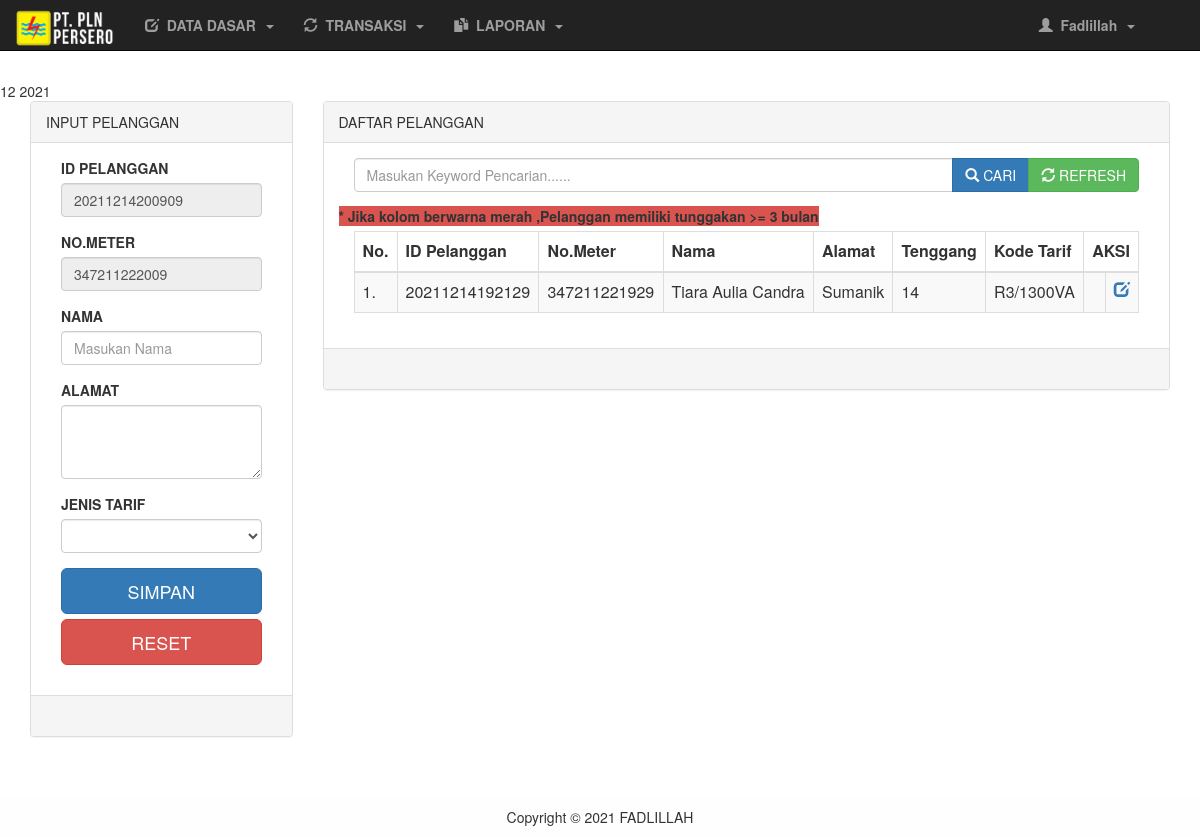
Page /pln/hal_utama.php?menu=pelanggan (signed in) on the committed database.
### tables this page shows
CREATE TABLE `pelanggan` (
  `id_pelanggan` varchar(14) NOT NULL,
  `no_meter` varchar(12) NOT NULL,
  `nama` varchar(50) NOT NULL,
  `alamat` text NOT NULL,
  `tenggang` varchar(2) NOT NULL,
  `id_tarif` int(11) NOT NULL
);

CREATE TABLE `tarif` (
  `id_tarif` int(11) NOT NULL,
  `kode_tarif` varchar(20) NOT NULL,
  `golongan` varchar(10) NOT NULL,
  `daya` varchar(10) NOT NULL,
  `tarif_perkwh` double NOT NULL
);

### library/fungsi.php (called while the page is built, shortened)
<?php
	class oop{
		function tampil($table,$where,$cari){
			$sql = mysql_query("SELECT * FROM $table $where $cari");
			while ($data = mysql_fetch_array($sql))
				@$jalan[] = $data;
				return @$jalan;
		}
		function caridata($table){
			$sql = mysql_fetch_array(mysql_query("SELECT * FROM $table"));
			return $sql;
		}
		function cekdata($table){
			$sql = mysql_num_rows(mysql_query("SELECT * FROM $table"));
			return $sql;
		}
	}
?>

### pln/pelanggan.php (the view, shortened to what this page needs)
<?php
	$table = "pelanggan";
	$id_pel = date("YmdHis");
	if (date('z') < 10) {
		$no_met = "00".date("zymNHs");
	}elseif (date('z') < 100 ) {
		$no_met ="0".date("zymNHs");
	}else{
		$no_met=date("zymNHs");
	}
	if (date("d") > 25) {
		if(date("m") <10){
			$bln = date("m")+1;
			$bulan = "0".$bln;
		}else{
			$bulan = date("m")+1;
		}
		$tahun = date("Y");
	}elseif(date("d") > 25 && date("m")==12 ){
		$bln = date("m")+1;
		$bulan = "0".$bln;
		$tahun = date("Y")+1;
	}else{
		$bulan = date("m");
		$tahun = date("Y");
	}
	echo $bulan." ".$tahun;
	if (isset($_POST['bcari'])) {
		$text = $_POST['tcari'];
		$cari = "WHERE id_pelanggan LIKE '%$text%' OR nama LIKE '%$text%' OR no_meter LIKE '%$text%' OR alamat LIKE '%$text%' OR tenggang LIKE '%$text%'";
	}else{
		$cari="";
	}
?>
<!DOCTYPE html>
<html>
<head>
</head>
<body>
	<div class="container-fluid">
		<div class="row">
			<div class="col-md-12">
				<div class="col-md-3">
					<div class="panel panel-default">
						<?php if(!@$_GET['id']){ ?>
							<div class="panel-heading">INPUT PELANGGAN</div>
						<?php }else{ ?>
							<div class="panel-heading">UBAH PELANGGAN</div>
						<?php } ?>
						<div class="panel-body">
							<form method="post">
								<div class="col-md-12">
									<div class="form-group">
										<label>ID PELANGGAN</label>
										<input type="text" name="id_pelanggan" class="form-control" placeholder="Masukan ID Pelanggan" required readonly value="<?php if(@$_GET['id']==""){echo $id_pel;}else{echo @$edit['id_pelanggan'];} ?>">
									</div>
									<div class="form-group">
										<label>NO.METER</label>
										<input type="text" name="no_meter" class="form-control" placeholder="Masukan NO.METER" required readonly value="<?php if(@$_GET['id']==""){echo $no_met;}else{ echo @$edit['no_meter'];} ?>">
									</div>
									<div class="form-group">
										<label>NAMA</label>
										<input type="text" name="nama" class="form-control" placeholder="Masukan Nama" required value="<?php echo @$edit['nama']; ?>">
									</div>
									<div class="form-group">
										<label>ALAMAT</label>
										<textarea name="alamat" class="form-control" required rows="3"><?php echo @$edit['alamat']; ?></textarea>
									</div>
									<div class="form-group">
										<label>JENIS TARIF</label>
										<select name="id_tarif" class="form-control" required>
													<option></option>
											<?php
												$a = mysql_query("SELECT * FROM tarif");
												while ($tarif = mysql_fetch_array($a)) { ?>
													<option value="<?php echo $tarif['id_tarif'] ?>"><?php echo $tarif['kode_tarif']; ?></option>
											<?php }?>
										</select>
									</div>
									<div class="form-group">
										<?php
										  if (@$_GET['id']=="") {?>
											<input type="submit" name="bsimpan" class="btn btn-primary btn-lg btn-block" value="SIMPAN">
										  <?php }else{ ?>
											<input type="submit" name="bubah" class="btn btn-success btn-lg btn-block" value="UBAH">
										<?php } ?>
										<a href="?menu=pelanggan" class="btn btn-danger btn-lg btn-block">RESET</a>
									</div>
								</div>
							</form>
						</div>
						<div class="panel-footer">&nbsp;</div>
					</div>
				</div>
				<div class="col-md-9">
					<div class="panel panel-default">
						<div class="panel-heading">DAFTAR PELANGGAN</div>
						<div class="panel-body">
							<div class="col-md-12">
								<form method="post">
									<div class="input-group">
										<input type="text" name="tcari" class="form-control" value="<?php echo @$text ?>" placeholder="Masukan Keyword Pencarian......">
										<div class="input-group-btn">
											<button type="submit" name="bcari" class="btn btn-primary"><span class="glyphicon glyphicon-search"></span>&nbsp;CARI</button>
											<button type="submit"  name="brefresh" class="btn btn-success"><span class="glyphicon glyphicon-refresh"></span>&nbsp;REFRESH</button>
										</div>
									</div>
								</form>
							</div>
							<br>
						<label class="label-danger">* Jika kolom berwarna merah ,Pelanggan memiliki tunggakan >= 3 bulan</label>
							<div class="col-md-12">
								<div class="table-responsive">
									<table class="table table-bordered table-striped table-hover">
										<thead>
											<th>No.</th>
											<th>ID Pelanggan</th>
											<th>No.Meter</th>
											<th>Nama</th>
											<th>Alamat</th>
											<th>Tenggang</th>
											<th>Kode Tarif</th>
											<th colspan="2"><center>AKSI</center></th>
										</thead>
										<tbody>
											<?php
												$no=0;
												$data = $aksi->tampil($table,$cari,"");
												if ($data=="") {
													$aksi->no_record(9);
												}else{
													foreach ($data as $r) {
														$a = $aksi->caridata("tarif WHERE id_tarif = '$r[id_tarif]'");
														$cek = $aksi->cekdata("penggunaan WHERE id_pelanggan ='$r[id_pelanggan]' AND meter_awal = '0' AND meter_akhir = '0'");
														$cek2 = $aksi->cekdata("tagihan WHERE id_pelanggan = '$r[id_pelanggan]' AND status = 'Belum Bayar'");
													$no++; ?>
												<?php  if($cek2 >= 3){ ?>
													<tr style="background-color: #d9534f;">
												<?php }else{ ?>
													<tr>
												<?php } ?>
														<td><?php echo $no; ?>.</td>
														<td><?php echo $r['id_pelanggan'] ?></td>
														<td><?php echo $r['no_meter'] ?></td>
														<td><?php echo $r['nama'] ?></td>
														<td><?php echo $r['alamat'] ?></td>
														<td><?php echo $r['tenggang'] ?></td>
														<td><?php echo $a['kode_tarif'] ?></td>
														<?php
															if($cek == 0){ ?>
																<td>&nbsp;</td>
															<?php }else{?>
																<td align="center"><a href="?menu=pelanggan&hapus&id=<?php echo md5(sha1($r['id_pelanggan'])); ?>" ><span class="glyphicon glyphicon-trash"></span></a></td>
															<?php } ?>
																<td align="center"><a href="?menu=pelanggan&edit&id=<?php echo md5(sha1($r['id_pelanggan'])); ?>" ><span class="glyphicon glyphicon-edit"></span></a></td>
													</tr>
											<?php } } ?>
										 </tbody>
									</table>
								</div>
							</div>
						</div>
						<div class="panel-footer">&nbsp;</div>
					</div>
				</div>
			</div>
		</div>
	</div>
</body>
</html>

### rows in the picture
pelanggan: id_pelanggan "20211214192129", no_meter "347211221929", nama "Tiara Aulia Candra", alamat "Sumanik", tenggang "14", id_tarif.kode_tarif "R3/1300VA"

### other values in the picture
$_SESSION['nama_petugas'] "Fadlillah"
